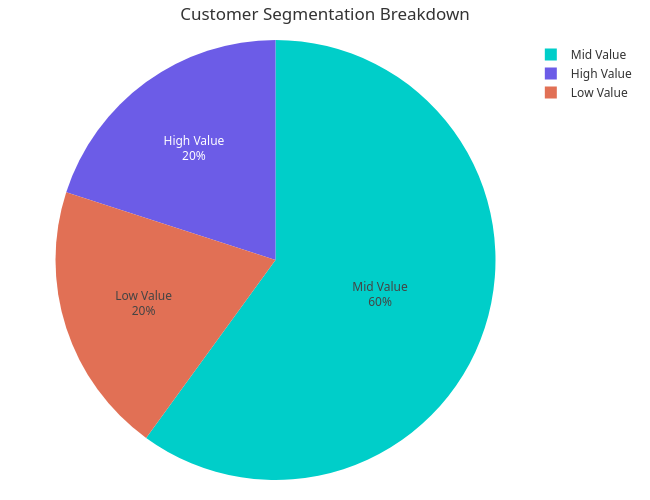

The cell this chart's notebook holds for it:
### Markdown cell above
### Customer Segmentation Breakdown

### Code cell
import pandas as pd
import plotly.express as px

df = pd.read_csv("../data/gold/customer_value.csv")

segment_counts = df["Segment"].value_counts().reset_index()
segment_counts.columns = ["Segment", "Count"]

fig = px.pie(
    segment_counts,
    names="Segment",
    values="Count",
    color="Segment",
    color_discrete_map={
        "High Value": "#6C5CE7",
        "Mid Value": "#00CEC9",
        "Low Value": "#E17055"
    }
)

fig.update_traces(
    textposition="inside",
    textinfo="label+percent"
)

# Center the title properly
fig.update_layout(
    title={
        'text': "Customer Segmentation Breakdown",
        'x': 0.5,
        'xanchor': 'center'
    },
    width=650,
    height=500,
    margin=dict(l=30, r=30, t=40, b=20),
    font=dict(
        family="Segoe UI, Roboto, Arial",
        size=12,
        color="#333"
    )
)

fig.show()

### Figure 1 — Plotly figure (JSON) as saved in the notebook; plotly's stock layout.template omitted (floating-point values rounded to 4 significant figures)
{"data": [{"customdata": [["Mid Value"], ["High Value"], ["Low Value"]], "domain": {"x": [0, 1], "y": [0, 1]}, "hovertemplate": "Segment=%{customdata[0]}<br>Count=%{value}<extra></extra>", "labels": ["Mid Value", "High Value", "Low Value"], "legendgroup": "", "marker": {"colors": ["#00CEC9", "#6C5CE7", "#E17055"]}, "name": "", "showlegend": true, "textinfo": "label+percent", "textposition": "inside", "type": "pie", "values": [2525, 842, 841]}], "layout": {"font": {"color": "#333", "family": "Segoe UI, Roboto, Arial", "size": 12}, "height": 500, "legend": {"tracegroupgap": 0}, "margin": {"b": 20, "l": 30, "r": 30, "t": 40}, "title": {"text": "Customer Segmentation Breakdown", "x": 0.5, "xanchor": "center"}, "width": 650}}
